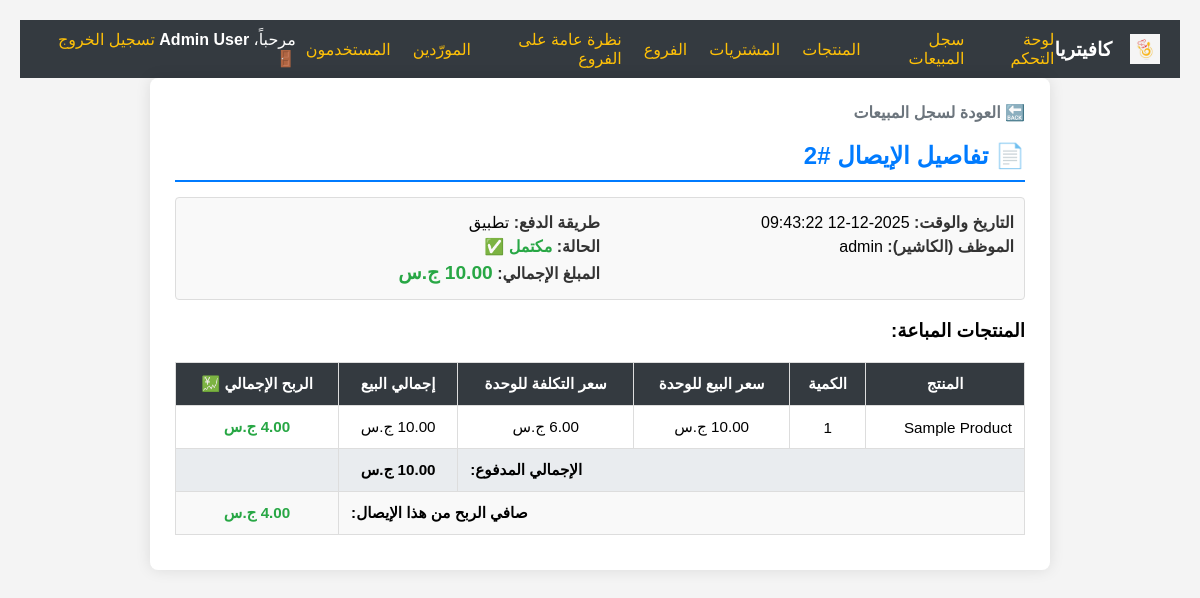
Page /view_sale_details.php?sale_id=2 (signed in) on the committed database.
### tables this page shows
CREATE TABLE `sales` (
  `sale_id` int(10) UNSIGNED NOT NULL,
  `total_amount` decimal(12,2) NOT NULL DEFAULT 0.00,
  `total_cost` decimal(12,2) NOT NULL DEFAULT 0.00,
  `status` enum('completed','cancelled','canceled') NOT NULL DEFAULT 'completed',
  `payment_method` varchar(100) DEFAULT 'نقدي',
  `sale_date` datetime NOT NULL DEFAULT current_timestamp(),
  `user_id` int(10) UNSIGNED NOT NULL,
  `branch_id` int(10) UNSIGNED DEFAULT NULL,
  `cancellation_date` datetime DEFAULT NULL,
  `canceled_by_user_id` int(10) UNSIGNED DEFAULT NULL,
  `cancellation_reason` text DEFAULT NULL
);

CREATE TABLE `users` (
  `user_id` int(10) UNSIGNED NOT NULL,
  `username` varchar(100) NOT NULL,
  `password_hash` varchar(255) NOT NULL,
  `role` enum('admin','cashier') NOT NULL DEFAULT 'cashier',
  `full_name` varchar(255) DEFAULT NULL,
  `is_active` tinyint(1) NOT NULL DEFAULT 1,
  `branch_id` int(10) UNSIGNED DEFAULT NULL,
  `created_at` datetime NOT NULL DEFAULT current_timestamp()
);

CREATE TABLE `sale_items` (
  `id` int(10) UNSIGNED NOT NULL,
  `sale_id` int(10) UNSIGNED NOT NULL,
  `product_id` int(10) UNSIGNED NOT NULL,
  `product_name` varchar(255) NOT NULL,
  `quantity` decimal(12,2) NOT NULL DEFAULT 0.00,
  `price` decimal(10,2) NOT NULL DEFAULT 0.00,
  `cost_price` decimal(10,2) NOT NULL DEFAULT 0.00,
  `sub_total` decimal(12,2) NOT NULL DEFAULT 0.00
);

CREATE TABLE `products` (
  `product_id` int(10) UNSIGNED NOT NULL,
  `name` varchar(255) NOT NULL,
  `price` decimal(10,2) NOT NULL DEFAULT 0.00,
  `cost` decimal(10,2) NOT NULL DEFAULT 0.00,
  `stock` decimal(10,2) NOT NULL DEFAULT 0.00,
  `active` tinyint(1) NOT NULL DEFAULT 1,
  `image_path` varchar(500) DEFAULT NULL,
  `branch_id` int(10) UNSIGNED DEFAULT NULL,
  `created_at` datetime NOT NULL DEFAULT current_timestamp()
);

### view_sale_details.php (the view, shortened to what this page needs)
<?php
require_once 'auth_check.php';
$sale_id = isset($_GET['sale_id']) ? filter_var($_GET['sale_id'], FILTER_SANITIZE_NUMBER_INT) : 0;
$sale_data = null;
$sale_items = [];
try {
$sql_sale = "SELECT s.sale_id, s.sale_date, s.total_amount, s.payment_method, s.status, s.cancellation_reason, s.canceled_by_user_id, u.username AS cashier_name FROM sales s JOIN users u ON s.user_id = u.user_id WHERE s.sale_id = ?";
$stmt_sale = $conn->prepare($sql_sale);
$stmt_sale->bind_param("i", $sale_id);
$stmt_sale->execute();
$result_sale = $stmt_sale->get_result();
if ($result_sale->num_rows > 0) {
$sale_data = $result_sale->fetch_assoc();
        $sale_data['canceled_by_name'] = null;
} else {
$message = "❌ لم يتم العثور على الإيصال رقم #{$sale_id}.";
}
    $sql_items = "SELECT si.quantity, si.price, si.cost_price, p.name AS product_name FROM sale_items si JOIN products p ON si.product_id = p.product_id WHERE si.sale_id = ?";
$stmt_items = $conn->prepare($sql_items);
$stmt_items->bind_param("i", $sale_id);
$stmt_items->execute();
$result_items = $stmt_items->get_result();
while($row = $result_items->fetch_assoc()) {
$row['price_at_sale'] = $row['price'];
$row['product_cost'] = $row['cost_price'];
$row['profit_per_item'] = $row['price_at_sale'] - $row['product_cost'];
$row['total_profit'] = $row['profit_per_item'] * $row['quantity'];
$sale_items[] = $row;
}
} catch (Exception $e) {
$message = "❌ حدث خطأ غير متوقع: " . $e->getMessage();
}
?>
<!DOCTYPE html>
<html lang="ar" dir="rtl">
<head>
<link rel="stylesheet" href="assets/css/app.css">
</head>
<body>
<?php require_once 'includes/admin_header.php'; ?>
<div class="container">
<a href="sales_log_admin.php" class="back-link">🔙 العودة لسجل المبيعات</a>
<?php if ($sale_data): ?>
<h2>📄 تفاصيل الإيصال #<?php echo htmlspecialchars($sale_data['sale_id']); ?></h2>
<div class="sale-info">
<div>
<p><strong>التاريخ والوقت:</strong> <?php echo htmlspecialchars($sale_data['sale_date']); ?></p>
<p><strong>الموظف (الكاشير):</strong> <?php echo htmlspecialchars($sale_data['cashier_name']); ?></p>
</div>
<div>
<p><strong>طريقة الدفع:</strong> <?php echo htmlspecialchars($sale_data['payment_method']); ?></p>
<p><strong>الحالة:</strong>
                        <?php if ($sale_data['status'] === 'cancelled'): ?>
                            <span style="color: #dc3545; font-weight: bold;">ملغى 🚫</span>
                        <?php else: ?>
                            <span style="color: #28a745; font-weight: bold;">مكتمل ✅</span>
                        <?php endif; ?>
                    </p>
<p><strong>المبلغ الإجمالي:</strong>
                        <?php if ($sale_data['status'] === 'cancelled'): ?>
                            <span class="cancelled-amount"><?php echo number_format($sale_data['total_amount'], 2); ?> ج.س</span>
                        <?php else: ?>
                            <span style="color: #28a745; font-size: 1.2em; font-weight: bold;"><?php echo number_format($sale_data['total_amount'], 2); ?> ج.س</span>
                        <?php endif; ?>
                    </p>
</div>
</div>
<h3>المنتجات المباعة:</h3>
<?php
$total_profit_receipt = 0;
if (!empty($sale_items)): ?>
<table class="items-table">
<thead>
<tr>
<th>المنتج</th>
<th>الكمية</th>
<th>سعر البيع للوحدة</th>
<th>سعر التكلفة للوحدة</th>
<th>إجمالي البيع</th>
<th>الربح الإجمالي 💹</th>
</tr>
</thead>
<tbody>
<?php foreach ($sale_items as $item):
$item_total = $item['quantity'] * $item['price_at_sale'];
$total_profit_receipt += $item['total_profit'];
?>
<tr>
<td style="text-align: right;"><?php echo htmlspecialchars($item['product_name']); ?></td>
<td><?php echo (int)$item['quantity']; ?></td>
<td><?php echo number_format($item['price_at_sale'], 2); ?> ج.س</td>
<td><?php echo number_format($item['product_cost'], 2); ?> ج.س</td>
<td><?php echo number_format($item_total, 2); ?> ج.س</td>
<td class="profit-col"><?php echo number_format($item['total_profit'], 2); ?> ج.س</td>
</tr>
<?php endforeach; ?>
</tbody>
<tfoot>
<tr class="total-row">
<td colspan="4" style="text-align: left;">الإجمالي المدفوع:</td>
<td><?php echo number_format($sale_data['total_amount'], 2); ?> ج.س</td>
<td></td>
</tr>
<tr class="total-row">
<td colspan="5" style="text-align: left;">صافي الربح من هذا الإيصال:</td>
<td class="profit-col"><?php echo number_format($total_profit_receipt, 2); ?> ج.س</td>
</tr>
</tfoot>
</table>
<?php else: ?>
<p>لا توجد منتجات مسجلة لهذا الإيصال.</p>
<?php endif; ?>
<?php endif; ?>
</div>
</body>
</html>

### assets/css/app.css (style rules this page uses)
* { box-sizing: border-box; }
html, body { height: 100%; }
body { font-family: Tahoma, Arial, sans-serif; margin: 0; padding: 0; background: #f4f7f6; direction: rtl; }
.container { max-width: 1100px; margin: 30px auto; padding: 20px; background: #fff; border-radius: 8px; box-shadow: 0 4px 14px rgba(0,0,0,0.06); }
h1, h2 { margin: 0 0 15px 0; color: #343a40; }
table { width: 100%; border-collapse: collapse; margin: 10px 0; }
table th, table td { padding: 10px; border: 1px solid #e7e7ee; text-align: right; }
table th { background-color:#f6f6fb; color: #333; }
tr:nth-child(even) { background-color: #fbfbfd; }

### view_sale_details.php (style rules this page uses)
body { font-family: Tahoma, sans-serif; padding: 20px; background-color: #f4f4f4; }
.container { max-width: 900px; margin: 0 auto; background-color: #fff; padding: 25px; border-radius: 8px; box-shadow: 0 0 15px rgba(0,0,0,0.1); }
h2 { border-bottom: 2px solid #007bff; padding-bottom: 10px; color: #007bff; margin-top: 0; }
.sale-info { display: flex; justify-content: space-between; margin-bottom: 20px; padding: 10px; border: 1px solid #ddd; border-radius: 4px; background-color: #f9f9f9; }
.sale-info div { flex: 1; min-width: 200px; }
.sale-info p { margin: 5px 0; }
.sale-info strong { color: #333; }
.items-table { width: 100%; border-collapse: collapse; margin-top: 20px; font-size: 0.95em; }
.items-table th, .items-table td { border: 1px solid #ddd; padding: 12px; text-align: center; }
.items-table th { background-color: #343a40; color: white; }
.items-table tr:nth-child(even) { background-color: #f9f9f9; }
.back-link { margin-bottom: 20px; display: inline-block; color: #6c757d; text-decoration: none; font-weight: bold; }
.profit-col { color: #28a745; font-weight: bold; }
.total-row { font-weight: bold; background-color: #e9ecef; }

### rows in the picture
sales: sale_id "2", sale_date "2025-12-12 09:43:22", user.username "admin", payment_method "تطبيق", total_amount "10.00"
sale_items: product.name "Sample Product", quantity "1", price "10.00", total_profit "4.00"

### other values in the picture
RESTAURANT_NAME "كافيتريا"
$_SESSION['full_name'] "Admin User"
$total_profit_receipt "4.00"
